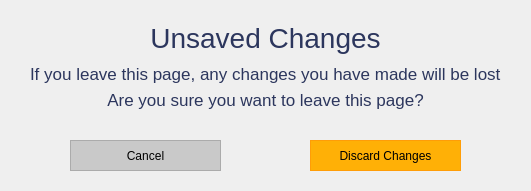
<?xml version="1.0" encoding="UTF-8"?>
<ui version="4.0">
 <class>Dialog</class>
 <widget class="QDialog" name="Dialog">
  <property name="geometry">
   <rect>
    <x>0</x>
    <y>0</y>
    <width>531</width>
    <height>191</height>
   </rect>
  </property>
  <property name="minimumSize">
   <size>
    <width>531</width>
    <height>191</height>
   </size>
  </property>
  <property name="maximumSize">
   <size>
    <width>531</width>
    <height>191</height>
   </size>
  </property>
  <property name="windowTitle">
   <string>Dialog</string>
  </property>
  <widget class="QPushButton" name="btn_cancel">
   <property name="geometry">
    <rect>
     <x>70</x>
     <y>140</y>
     <width>151</width>
     <height>31</height>
    </rect>
   </property>
   <property name="styleSheet">
    <string notr="true">QPushButton {
color: rgb(0, 0, 0);
background-color: rgb(201, 201, 201);
border: 1.2px solid #ABABAB;
outline: none;}

QPushButton:hover{
color: rgb(255, 255, 255);
background-color: rgb(171, 171, 171);
outline: none;
border: none;
}

QPushButton:pressed{
color: rgb(255, 255, 255);
background-color: rgb(129, 129, 129);
outline: none;
border: none;
}


</string>
   </property>
   <property name="text">
    <string>Cancel</string>
   </property>
  </widget>
  <widget class="QPushButton" name="btn_delete">
   <property name="geometry">
    <rect>
     <x>310</x>
     <y>140</y>
     <width>151</width>
     <height>31</height>
    </rect>
   </property>
   <property name="styleSheet">
    <string notr="true">QPushButton {
background-color: rgb(255, 176, 6);
border: 1.2px solid #ff9d07;
outline: none;
}

QPushButton:hover{
background-color: rgb(255, 157, 7);
outline: none;
border: none;
}

QPushButton:pressed{
background-color: rgb(254, 140, 8);
outline: none;
border: none;
}</string>
   </property>
   <property name="text">
    <string>Discard Changes</string>
   </property>
  </widget>
  <widget class="QWidget" name="layoutWidget">
   <property name="geometry">
    <rect>
     <x>30</x>
     <y>19</y>
     <width>471</width>
     <height>91</height>
    </rect>
   </property>
   <layout class="QVBoxLayout" name="verticalLayout_2">
    <item>
     <widget class="QLabel" name="label">
      <property name="font">
       <font>
        <family>Helvetica</family>
        <pointsize>21</pointsize>
       </font>
      </property>
      <property name="text">
       <string>&lt;html&gt;&lt;head/&gt;&lt;body&gt;&lt;p&gt;&lt;span style=&quot; color:#2c365d;&quot;&gt;Unsaved Changes&lt;/span&gt;&lt;/p&gt;&lt;/body&gt;&lt;/html&gt;</string>
      </property>
      <property name="alignment">
       <set>Qt::AlignCenter</set>
      </property>
     </widget>
    </item>
    <item>
     <layout class="QVBoxLayout" name="verticalLayout">
      <item>
       <widget class="QLabel" name="label_2">
        <property name="font">
         <font>
          <family>Helvetica</family>
          <pointsize>16</pointsize>
         </font>
        </property>
        <property name="text">
         <string>&lt;html&gt;&lt;head/&gt;&lt;body&gt;&lt;p&gt;&lt;span style=&quot; font-size:13pt; color:#2c365d;&quot;&gt;If you leave this page, any changes you have made will be lost.&lt;/span&gt;&lt;/p&gt;&lt;/body&gt;&lt;/html&gt;</string>
        </property>
        <property name="alignment">
         <set>Qt::AlignCenter</set>
        </property>
       </widget>
      </item>
      <item>
       <widget class="QLabel" name="label_3">
        <property name="font">
         <font>
          <family>Helvetica</family>
          <pointsize>16</pointsize>
         </font>
        </property>
        <property name="text">
         <string>&lt;html&gt;&lt;head/&gt;&lt;body&gt;&lt;p&gt;&lt;span style=&quot; font-size:13pt; color:#2c365d;&quot;&gt;Are you sure you want to leave this page?&lt;/span&gt;&lt;/p&gt;&lt;/body&gt;&lt;/html&gt;</string>
        </property>
        <property name="alignment">
         <set>Qt::AlignCenter</set>
        </property>
       </widget>
      </item>
     </layout>
    </item>
   </layout>
  </widget>
 </widget>
 <resources/>
 <connections/>
</ui>
